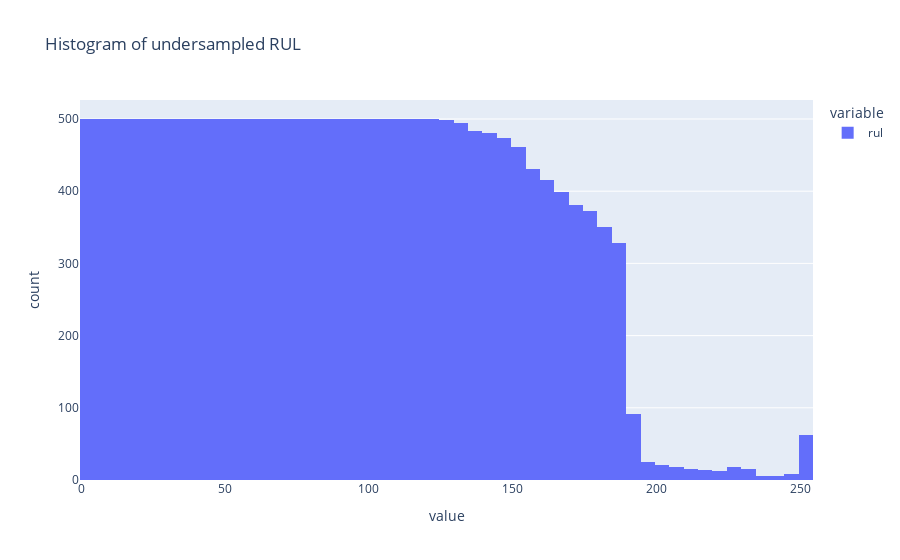

The notebook cell this image was saved under:
### Code cell
fig_5 = px.histogram(df_balanced['rul'], title="Histogram of undersampled RUL")
fig_5

### Figure 1 — Plotly figure (JSON) as saved in the notebook; plotly's stock layout.template omitted (floating-point values rounded to 4 significant figures; data arrays with more than 128 entries replaced by an {"elided": "..."} marker saying what was removed)
{"data": [{"alignmentgroup": "True", "bingroup": "x", "hovertemplate": "variable=rul<br>value=%{x}<br>count=%{y}<extra></extra>", "legendgroup": "rul", "marker": {"color": "#636efa", "pattern": {"shape": ""}}, "name": "rul", "offsetgroup": "rul", "orientation": "v", "showlegend": true, "type": "histogram", "x": {"elided": "18383 int values"}, "xaxis": "x", "yaxis": "y"}], "layout": {"barmode": "relative", "legend": {"title": {"text": "variable"}, "tracegroupgap": 0}, "title": {"text": "Histogram of undersampled RUL"}, "xaxis": {"anchor": "y", "domain": [0, 1], "title": {"text": "value"}}, "yaxis": {"anchor": "x", "domain": [0, 1], "title": {"text": "count"}}}}
